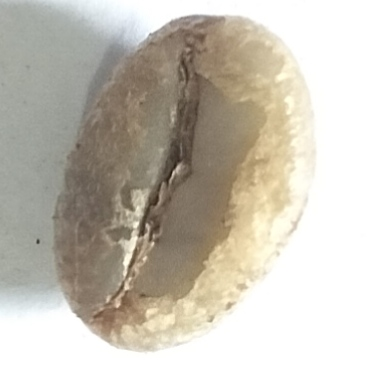
#> input picture dataset/baik/IMG_20260402_221214.jpg, 372 x 370 px, found by its file name; its folder holds only this picture in this run
$ python train_model_single.py   (older library calls are emulated)
#> lines starting #> are read from the running program, lines starting #| are printed output that depends on the picture; long printed decimals are rounded
import cv2
import os
import matplotlib.pyplot as plt
import numpy as np
from skimage.feature import graycomatrix, graycoprops


path = 'dataset/baik'
files = os. listdir(path)

img_path = os.path.join(path, files[0])
img = cv2.imread(img_path)
#> img is the input picture: shape (370, 372, 3); mean B, G, R 177.6, 189.7, 195.8

#==============================================
# Preprocessing
#==============================================

# 1. resize
img_resize = cv2.resize(img, (224, 224))

# 2. grayscale
gray = cv2.cvtColor(img_resize, cv2.COLOR_BGR2GRAY)
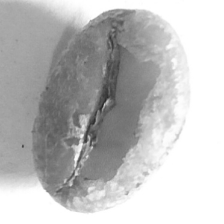
#> gray: shape (224, 224); min 37, max 255, mean 190.1

#==============================================
# Ekstraksi fitur
#==============================================

# RGB
mean_r = np.mean(img_resize[:,:,2])
#> mean_r = 195.7
mean_g = np.mean(img_resize[:,:,1])
#> mean_g = 189.6
mean_b = np.mean(img_resize[:,:,0])
#> mean_b = 177.5

# GLCM
glcm = graycomatrix(gray, [1], [0], 256, symmetric=True, normed=True)

contrast = graycoprops(glcm, 'contrast')[0,0]
#> contrast = 48.99
energy = graycoprops(glcm, 'energy')[0,0]
#> energy = 0.293
homogeneity = graycoprops(glcm, 'homogeneity')[0,0]
#> homogeneity = 0.504

# Gabung Fitur
fitur = [mean_r, mean_g, mean_b, contrast, energy, homogeneity]
#> fitur = [195.7, 189.6, 177.5, 48.99, 0.293, 0.504]

print("Nama File :", files[0])
print("Fitur:", fitur)
#| Fitur: [195.677, 189.637, 177.490, 48.995, 0.293, 0.5041]

#==============================================
# Visualisasi
#==============================================

# gambar warma(hasil resize)
img_rgb = cv2.cvtColor(img_resize, cv2.COLOR_BGR2RGB)

plt.subplot(1,2,1)
plt.imshow(img_rgb)
plt.title("Resize")
plt.axis('off')

plt.subplot(1,2,2)
plt.imshow(gray,cmap='gray')
plt.title("Grayscale")
plt.axis('off')

plt.show()
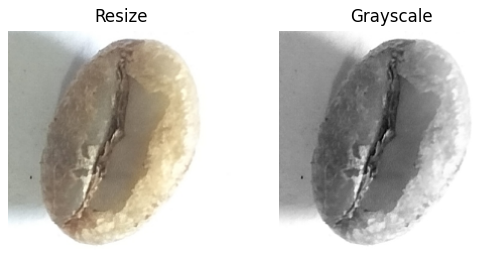
#> figure drawn by matplotlib, 2 panels

$ run again, on dataset/baik/IMG_20260402_221834.jpg
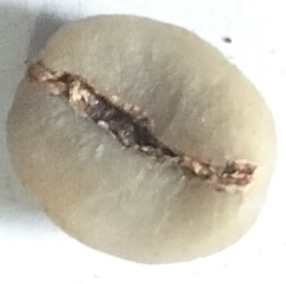
#> input picture dataset/baik/IMG_20260402_221834.jpg, 286 x 284 px, found by its file name
#> img is the input picture: shape (284, 286, 3); mean B, G, R 174.3, 188.1, 193.9
#> `gray = cv2.cvtColor(img_resize, cv2.COLOR_BGR2GRAY)`:
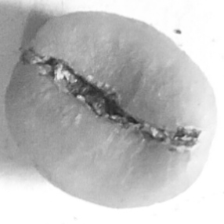
#> gray: shape (224, 224); min 35, max 255, mean 188.2
#> mean_r = 193.8
#> mean_g = 188
#> mean_b = 174.2
#> contrast = 25.97
#> energy = 0.158
#> homogeneity = 0.465
#> fitur = [193.8, 188, 174.2, 25.97, 0.158, 0.465]
#| Fitur: [193.774, 188.037, 174.162, 25.970, 0.1585, 0.4648]
#> `plt.show()`:
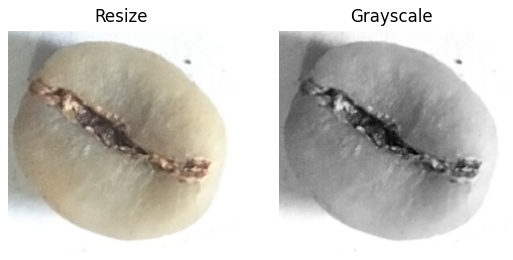
#> figure drawn by matplotlib, 2 panels

$ run again, on dataset/baik/IMG_20260402_221858.jpg
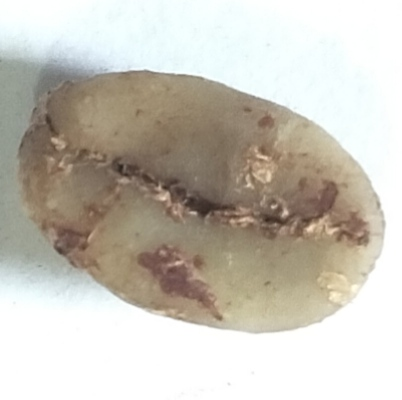
#> input picture dataset/baik/IMG_20260402_221858.jpg, 402 x 400 px, found by its file name
#> img is the input picture: shape (400, 402, 3); mean B, G, R 184.8, 194.9, 199.8
#> `gray = cv2.cvtColor(img_resize, cv2.COLOR_BGR2GRAY)`:
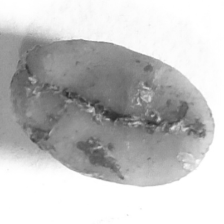
#> gray: shape (224, 224); min 37, max 255, mean 195.2
#> mean_r = 199.7
#> mean_g = 194.9
#> mean_b = 184.7
#> contrast = 28.4
#> energy = 0.243
#> homogeneity = 0.539
#> fitur = [199.7, 194.9, 184.7, 28.4, 0.243, 0.539]
#| Fitur: [199.745, 194.854, 184.708, 28.398, 0.2427, 0.5388]
#> `plt.show()`:
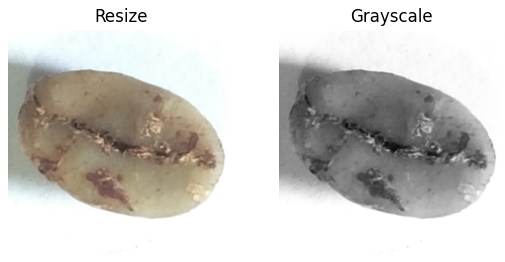
#> figure drawn by matplotlib, 2 panels

$ run again, on dataset/baik/IMG_20260402_221414.jpg
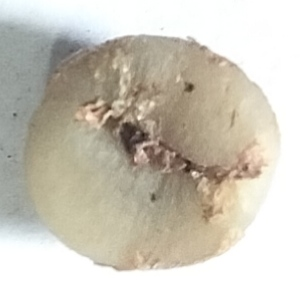
#> input picture dataset/baik/IMG_20260402_221414.jpg, 304 x 304 px, found by its file name
#> img is the input picture: shape (304, 304, 3); mean B, G, R 188.3, 200.3, 205.4
#> `gray = cv2.cvtColor(img_resize, cv2.COLOR_BGR2GRAY)`:
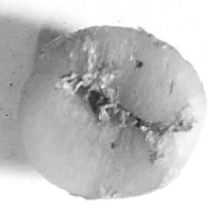
#> gray: shape (224, 224); min 31, max 255, mean 200.3
#> mean_r = 205.3
#> mean_g = 200.2
#> mean_b = 188.2
#> contrast = 34.38
#> energy = 0.264
#> homogeneity = 0.516
#> fitur = [205.3, 200.2, 188.2, 34.38, 0.264, 0.516]
#| Fitur: [205.276, 200.183, 188.176, 34.383, 0.264, 0.5163]
#> `plt.show()`:
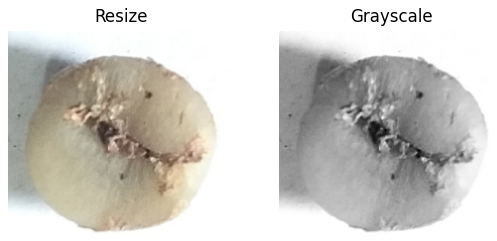
#> figure drawn by matplotlib, 2 panels

$ run again, on dataset/baik/IMG_20260402_221450.jpg
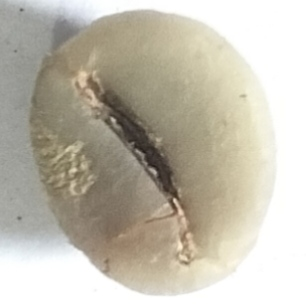
#> input picture dataset/baik/IMG_20260402_221450.jpg, 306 x 304 px, found by its file name
#> img is the input picture: shape (304, 306, 3); mean B, G, R 173.9, 187.9, 193.2
#> `gray = cv2.cvtColor(img_resize, cv2.COLOR_BGR2GRAY)`:
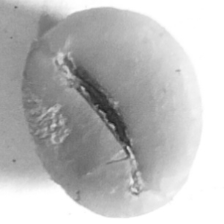
#> gray: shape (224, 224); min 32, max 255, mean 187.8
#> mean_r = 193.1
#> mean_g = 187.8
#> mean_b = 173.8
#> contrast = 25.5
#> energy = 0.221
#> homogeneity = 0.493
#> fitur = [193.1, 187.8, 173.8, 25.5, 0.221, 0.493]
#| Fitur: [193.105, 187.765, 173.787, 25.505, 0.2206, 0.4929]
#> `plt.show()`:
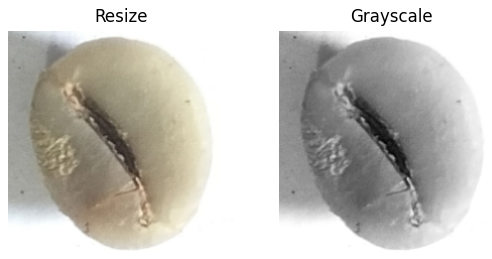
#> figure drawn by matplotlib, 2 panels
